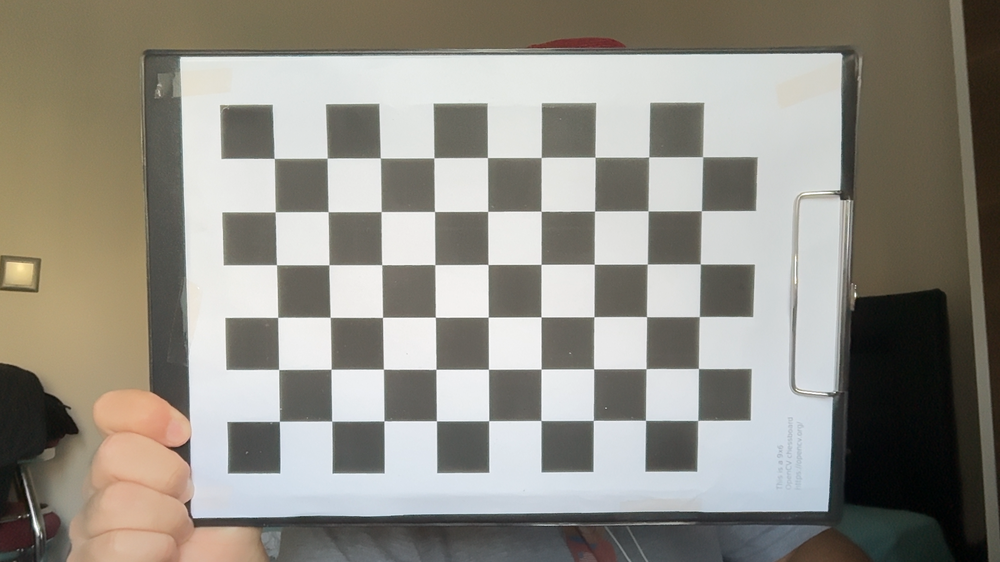
#> input picture calibration_images/calibration_00.png, 1000 x 562 px, shrunk from 1920 x 1080 before the run; its folder holds 8 pictures in this run
$ python calibrate_camera.py
#> lines starting #> are read from the running program, lines starting #| are printed output that depends on the picture
from pathlib import Path

import cv2
import numpy as np

import json


PATTERN_SIZE = (9, 6)
SQUARE_SIZE_MM = 23.79
IMAGE_DIRECTORY = Path("calibration_images")

REFINEMENT_CRITERIA = (
    cv2.TERM_CRITERIA_EPS + cv2.TERM_CRITERIA_MAX_ITER,
    30,
    0.001,
)
EXCLUDED_IMAGE_NAMES = {
    "calibration_06.png",
    "calibration_09.png",
    "calibration_10.png",
    "calibration_18.png",
}
PARAMETER_FILE = Path("camera_parameters.json")


object_point_template = np.zeros(
    (PATTERN_SIZE[0] * PATTERN_SIZE[1], 3),
    dtype=np.float32,
)

object_point_template[:, :2] = (
    np.mgrid[
        0:PATTERN_SIZE[0],
        0:PATTERN_SIZE[1],
    ]
    .T
    .reshape(-1, 2)
)

object_point_template *= SQUARE_SIZE_MM


object_points_per_image = []
image_points_per_image = []
used_image_names = []
image_size = None


for image_path in sorted(IMAGE_DIRECTORY.glob("*.png")):
    if image_path.name in EXCLUDED_IMAGE_NAMES:
        print(f"Excluded: {image_path.name}")
        continue

    image = cv2.imread(str(image_path))
#> image is the input picture: shape (562, 1000, 3); mean B, G, R 132.4, 141.4, 144.7

    if image is None:
        print(f"Could not read {image_path.name}")
        continue

    gray_image = cv2.cvtColor(image, cv2.COLOR_BGR2GRAY)
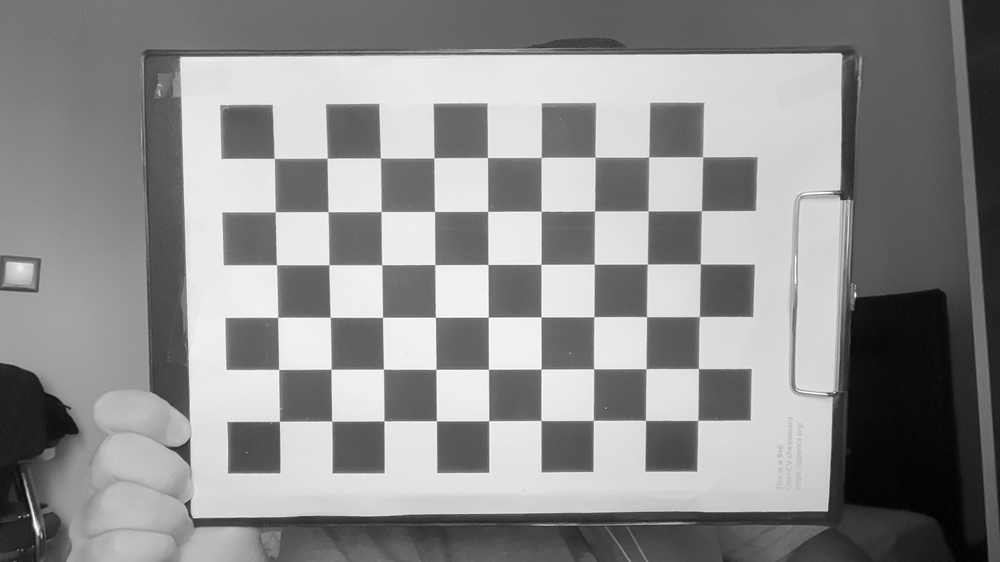
#> gray_image: shape (562, 1000); min 1, max 255, mean 141.3

    current_image_size = (
        gray_image.shape[1],
        gray_image.shape[0],
    )
#> current_image_size = (1000, 562)

    if image_size is None:
        image_size = current_image_size
#> image_size = (1000, 562)
    elif current_image_size != image_size:
        raise RuntimeError("Calibration images have different sizes.")

    pattern_found, corners = cv2.findChessboardCorners(
        gray_image,
        PATTERN_SIZE,
    )
#> pattern_found = True; corners = 54 rows, first 8: [273.9, 158.2], [327.2, 158.1], [380.2, 157.9], [434, 157.9], [487.4, 157.5], [541.2, 157.5], [594.9, 157.1], [648.9, 156.9]

    if not pattern_found:
        print(f"Pattern not found: {image_path.name}")
        continue

    refined_corners = cv2.cornerSubPix(
        gray_image,
        corners,
        (11, 11),
        (-1, -1),
        REFINEMENT_CRITERIA,
    )
#> refined_corners = 54 rows, first 8: [274.1, 158.4], [327.2, 158.2], [380.3, 157.9], [433.9, 157.8], [487.4, 157.5], [541.2, 157.5], [595.1, 157.3], [648.7, 156.9]

    object_points_per_image.append(
        object_point_template.copy()
    )
    image_points_per_image.append(refined_corners)
    used_image_names.append(image_path.name)

    print(f"Detected: {image_path.name}")
#> pass 2 of the loop `for image_path in sorted(IMAGE_DIRECTORY.glob("*.png")):`:
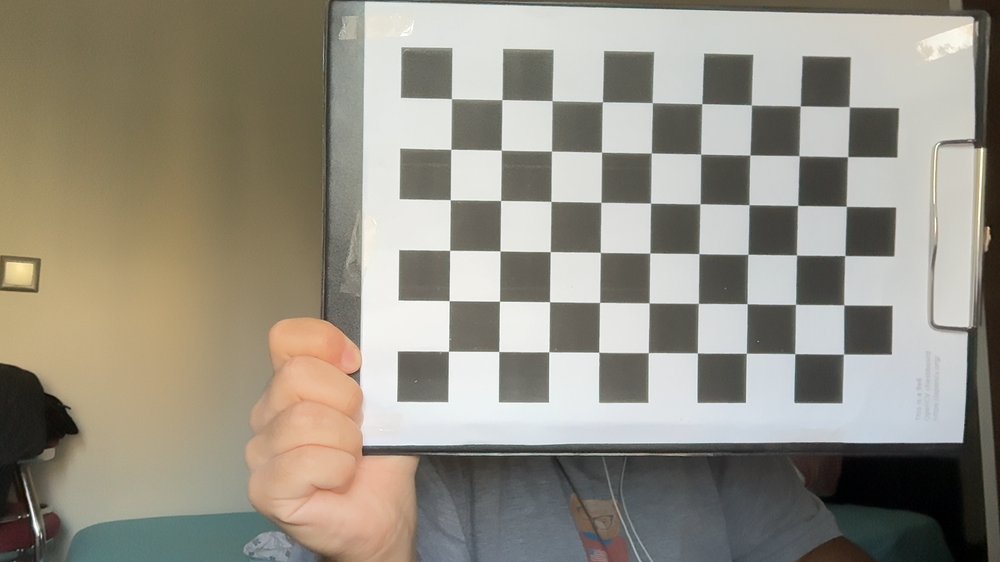
#> input picture calibration_images/calibration_01.png, 1000 x 562 px, shrunk from 1920 x 1080 before the run
#> image is the input picture: shape (562, 1000, 3); mean B, G, R 131.1, 143.5, 148.3
#> `gray_image = cv2.cvtColor(image, cv2.COLOR_BGR2GRAY)`:
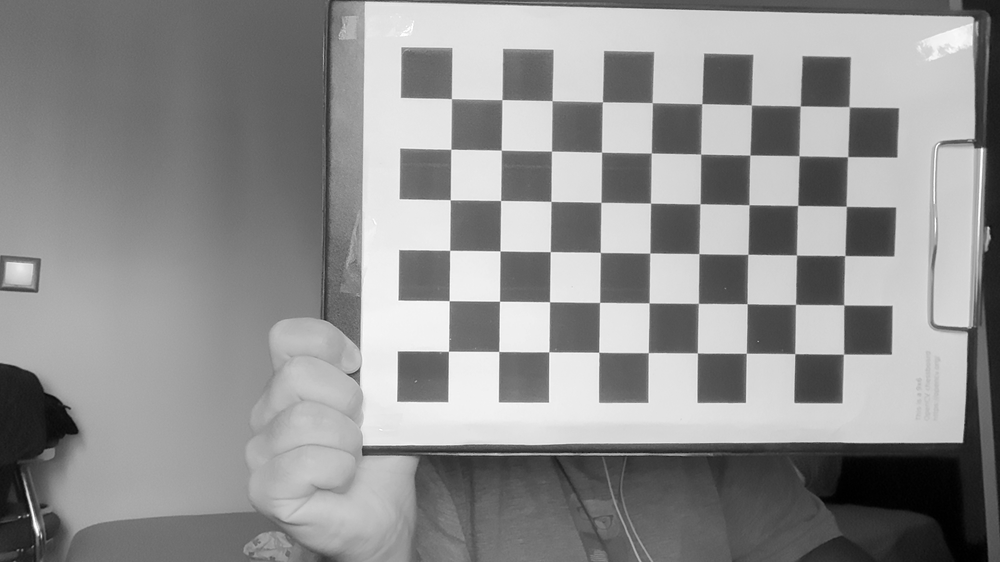
#> gray_image: shape (562, 1000); min 0, max 255, mean 143.5
#> corners = 54 rows, first 8: [451.4, 98.63], [502, 99.56], [552, 100.6], [602.7, 101.7], [652.2, 102.6], [702, 103.6], [751.2, 105], [800.3, 105.9]
#> refined_corners = 54 rows, first 8: [451.4, 98.65], [501.9, 99.61], [552.1, 100.6], [602.4, 101.9], [652.2, 102.7], [701.8, 103.7], [751.4, 104.9], [800.3, 106]
#> pass 3 of the loop `for image_path in sorted(IMAGE_DIRECTORY.glob("*.png")):`:
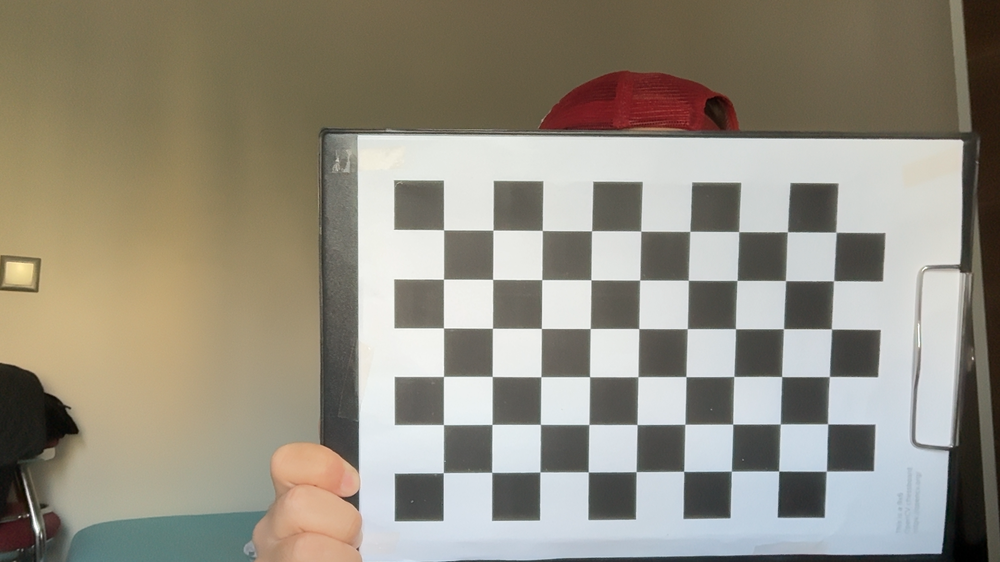
#> input picture calibration_images/calibration_02.png, 1000 x 562 px, shrunk from 1920 x 1080 before the run
#> image is the input picture: shape (562, 1000, 3); mean B, G, R 127.9, 141.8, 147.4
#> `gray_image = cv2.cvtColor(image, cv2.COLOR_BGR2GRAY)`:
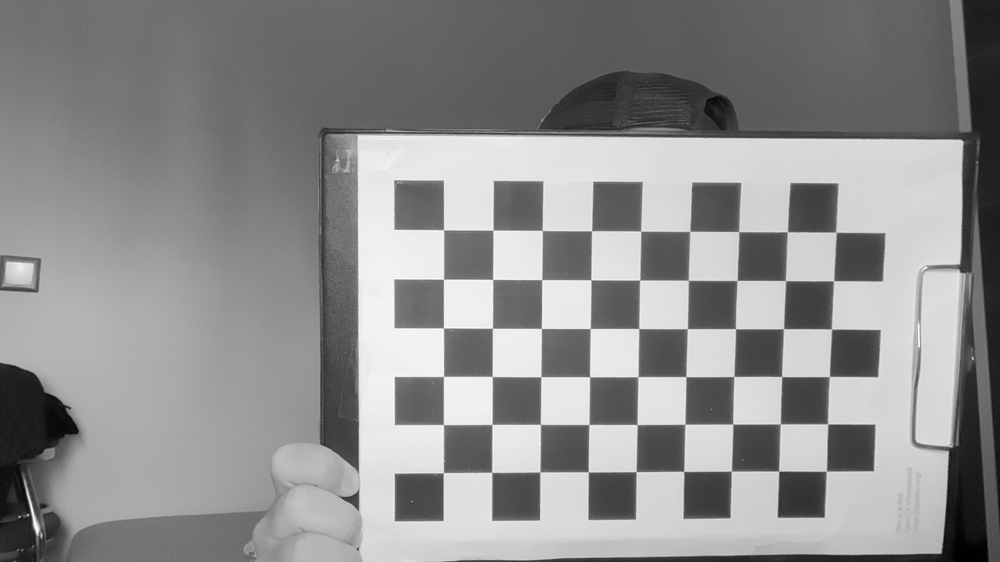
#> gray_image: shape (562, 1000); min 0, max 255, mean 141.9
#> corners = 54 rows, first 8: [443.5, 229.8], [492.9, 230.2], [542.3, 230.4], [591.6, 230.8], [640.7, 231.1], [689.9, 231.3], [738.7, 231.6], [787.6, 231.6]
#> refined_corners = 54 rows, first 8: [443.6, 229.8], [493, 230.2], [542.2, 230.4], [591.6, 230.7], [640.7, 231.1], [689.7, 231.4], [738.7, 231.6], [787.4, 231.7]
#> the loop made 8 passes; the first 3 are shown


if not used_image_names:
    raise RuntimeError("No usable calibration images found.")


print()
print(f"Usable images: {len(used_image_names)}")
print(f"Image size: {image_size}")
#| Image size: (1000, 562)

print(
    "World-point array shape:",
    object_points_per_image[0].shape,
)
#| World-point array shape: (54, 3)

print(
    "Image-point array shape:",
    image_points_per_image[0].shape,
)
#| Image-point array shape: (54, 1, 2)

print("First correspondence:")
print("World:", object_points_per_image[0][0])
print("Pixel:", image_points_per_image[0][0])

rms_error, camera_matrix, distortion_coefficients, \
rotation_vectors, translation_vectors = cv2.calibrateCamera(
    object_points_per_image,
    image_points_per_image,
    image_size,
    None,
    None,
)


np.set_printoptions(
    precision=6,
    suppress=True,
)

print()
print("RMS reprojection error:")
print(rms_error)

print()
print("Camera matrix K:")
print(camera_matrix)

print()
print("Distortion coefficients:")
print(distortion_coefficients.ravel())

print()
print("Estimated board poses:")
print(f"Rotation vectors: {len(rotation_vectors)}")
print(f"Translation vectors: {len(translation_vectors)}")


per_image_errors = []

for (
    image_name,
    world_points,
    detected_points,
    rotation_vector,
    translation_vector,
) in zip(
    used_image_names,
    object_points_per_image,
    image_points_per_image,
    rotation_vectors,
    translation_vectors,
):
    projected_points, _ = cv2.projectPoints(
        world_points,
        rotation_vector,
        translation_vector,
        camera_matrix,
        distortion_coefficients,
    )

    detected_points_2d = detected_points.reshape(-1, 2)
    projected_points_2d = projected_points.reshape(-1, 2)

    residuals = (
        detected_points_2d
        - projected_points_2d
    )

    image_rmse = np.sqrt(
        np.mean(
            np.sum(
                residuals ** 2,
                axis=1,
            )
        )
    )

    per_image_errors.append(
        (image_name, image_rmse)
    )


print()
print("Per-image reprojection RMSE, worst first:")

for image_name, image_rmse in sorted(
    per_image_errors,
    key=lambda item: item[1],
    reverse=True,
):
    print(f"{image_name}: {image_rmse:.4f} px")

calibration_data = {
    "image_size": {
        "width": image_size[0],
        "height": image_size[1],
    },
    "pattern_size": {
        "columns": PATTERN_SIZE[0],
        "rows": PATTERN_SIZE[1],
    },
    "square_size_mm": SQUARE_SIZE_MM,
    "rms_reprojection_error_px": float(rms_error),
    "camera_matrix": camera_matrix.tolist(),
    "distortion_coefficients": (
        distortion_coefficients.ravel().tolist()
    ),
    "used_images": used_image_names,
    "excluded_images": sorted(EXCLUDED_IMAGE_NAMES),
    "per_image_reprojection_rmse_px": {
        image_name: float(image_rmse)
        for image_name, image_rmse in per_image_errors
    },
}

PARAMETER_FILE.write_text(
    json.dumps(
        calibration_data,
        indent=2,
    )
    + "\n",
    encoding="utf-8",
)

print()
print(f"Saved calibration to {PARAMETER_FILE}")
